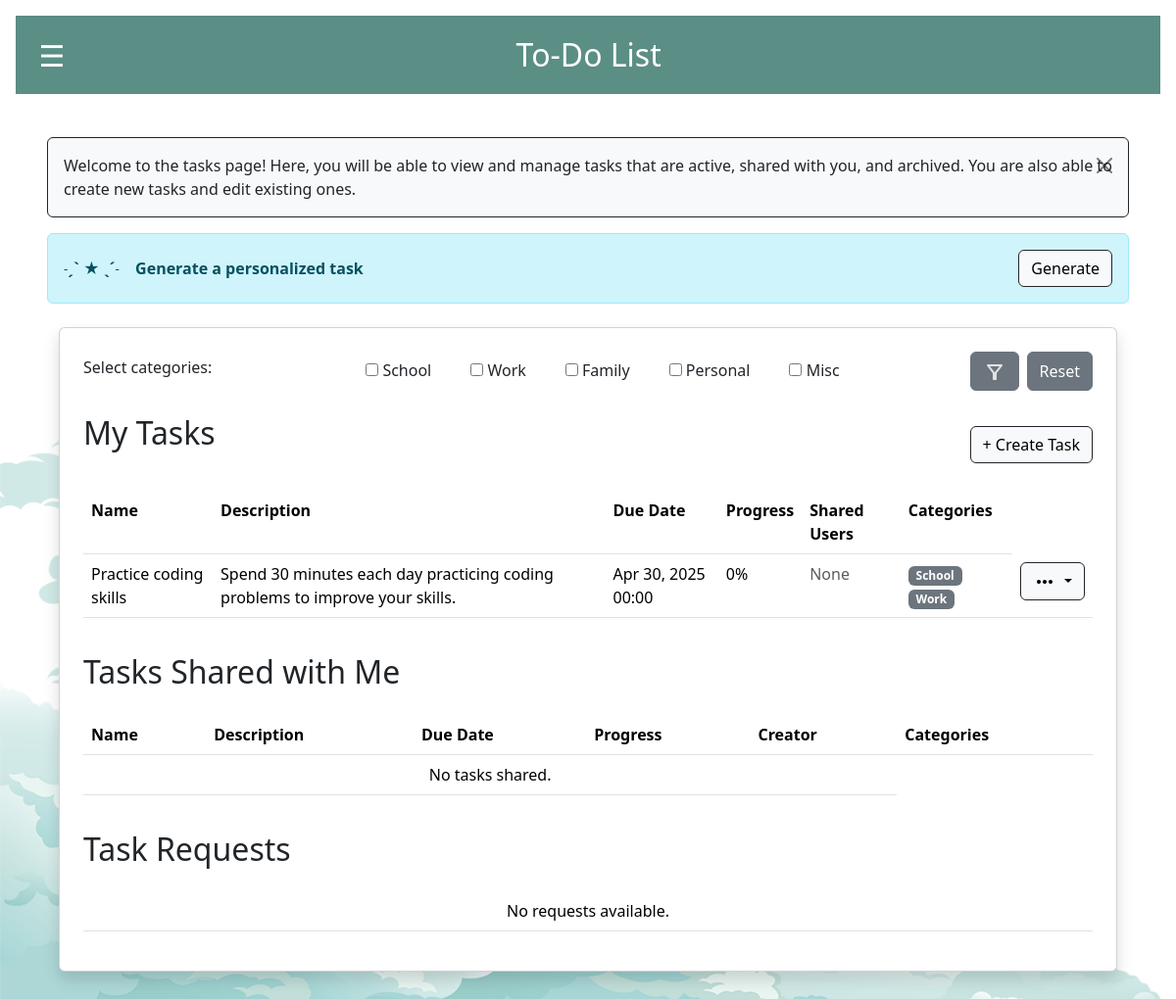
Page /tasks/ (signed in) on the earlier database version.
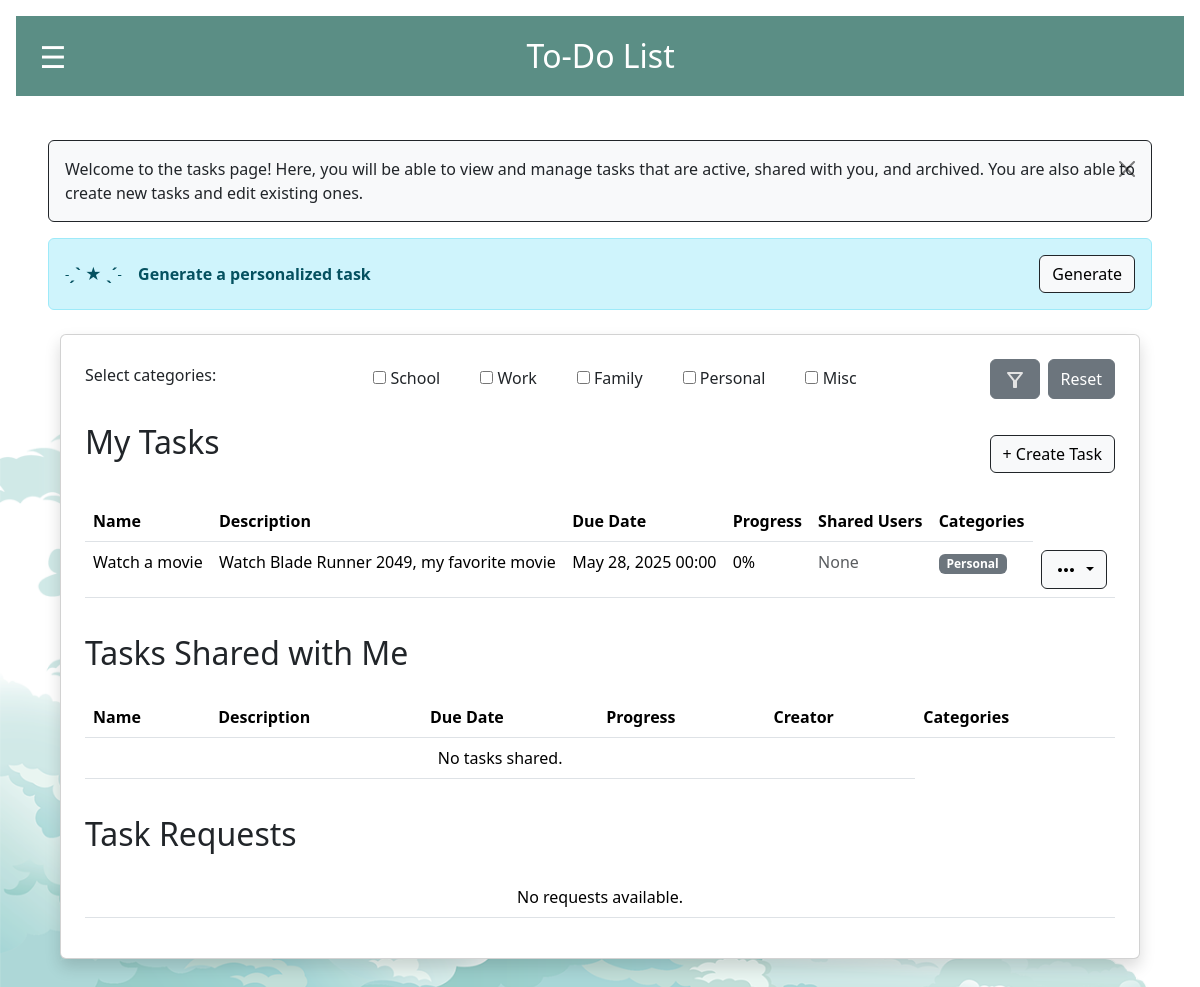
Same page on the later database version.
### todoapp/models.py (models this page shows, shortened)
class Category(models.Model):
    name = models.CharField(max_length=50)
    objects = models.Manager()
    def __str__(self):
        return str(self.name or "")

class Task(models.Model):
    name = models.CharField(max_length=255)
    objects = models.Manager()
    creator = models.ForeignKey(User, on_delete=models.CASCADE)
    description = models.TextField()
    due_date = models.DateTimeField()
    progress = models.IntegerField(default=0)
    is_completed = models.BooleanField(default=False)
    is_archived = models.BooleanField(default=False)
    ignore_archive = models.BooleanField(default=False)
    categories = models.ManyToManyField(Category, related_name="tasks", blank=True)
    assigned_users = models.ManyToManyField(User, related_name="assigned_tasks")
    notifications_enabled = models.BooleanField(default=False)
    NOTIFICATION_TIMES = [
        (10, '10 minutes before'),
        (60, '1 hour before'),
        (1440, '1 day before'),
    ]
    NOTIFICATION_TYPES = [
        ('push', 'Push Notification'),
        ('email', 'Email Notification'),
    ]
    notification_time = models.IntegerField(choices=NOTIFICATION_TIMES, default=60)
    notification_type = models.CharField(
        max_length=10,
        choices=NOTIFICATION_TYPES,
        default='push'
    )

### todoapp/views.py (the view)
# urls.py: path('tasks/', views.task_view, name='task_view'),
@login_required(login_url='/')
def task_view(request):
    task_requests = TaskCollabRequest.objects.filter(to_user=request.user)
    has_task = Task.objects.filter(creator=request.user).exists()
    form, filtered_tasks, shared_filtered_tasks, _ = get_filtered_tasks(request)
    suggestion = get_ai_task_suggestion(request)
    suggested_name        = suggestion.get('name','')        if suggestion else ''
    suggested_description = suggestion.get('description','') if suggestion else ''
    suggested_categories  = suggestion.get('categories',[])  if suggestion else []
    return render(request, 'task_view.html', {
        'my_tasks':             filtered_tasks,
        'shared_tasks':         shared_filtered_tasks,
        'task_requests':        task_requests,
        'form':                 form,
        'has_task':             has_task,
        'suggested_name':       suggested_name,
        'suggested_description':suggested_description,
        'suggested_categories': suggested_categories,
    })

### todoapp/forms.py
class FilterTasksForm(forms.Form):
    user_category_filter = forms.ModelMultipleChoiceField(
        queryset=Category.objects.all(),
        widget=forms.CheckboxSelectMultiple,
        required=False,
        label="Select categories:"
    )

### todoapp/context_processors.py (called while the page is built)
def vapid_key(request):
    return {
        'vapid_key': settings.VAPID_PUBLIC_KEY
    }

### todoapp/views.py (called while the page is built, shortened)
def get_ai_task_suggestion(request):
    if 'generate-task' not in request.GET:
        return None

def get_filtered_tasks(request):
    form = FilterTasksForm(request.GET or None)
    my_filtered_tasks = Task.objects.filter(
        creator=request.user,
        is_archived=False
    )
    shared_filtered_tasks = Task.objects.filter(
        assigned_users=request.user,
        is_archived=False
    )
    filtered_archived_tasks = Task.objects.filter(
        is_archived=True
    ).filter(
        Q(creator=request.user) | Q(assigned_users=request.user)
    ).distinct()
    return form, my_filtered_tasks, shared_filtered_tasks, filtered_archived_tasks

### todoapp/templates/task_view.html (shortened to what the changed rows need)
{% extends 'base.html' %}
{% block content %}
<div class="container mt-4">
    <div class="card p-4 shadow">
        <div class="filter-form">
            <form method="get" title="Select a category to filter all tasks based on their category assignment." name="filter_tasks" class="d-flex justify-content-between align-items-center flex-wrap gap-2">
                <div class="d-flex flex-row flex-wrap gap-3">
                    {% for checkbox in form.user_category_filter %}
                        <div class="form-check">
                            {{ checkbox.tag }}
                            <label class="form-check-label">{{ checkbox.choice_label }}</label>
                        </div>
                    {% endfor %}
                </div>
            </form>
        </div>
        <div class="title-card d-flex justify-content-between align-items-center mt-4 mb-3" style="margin-top:20px;">
            <h2 class="mb-4">My Tasks</h2>
        </div>
        <div class="table-responsive">
            <table class="table">
                <tbody>
                    <tr>
                        <th>Name</th>
                        <th>Description</th>
                        <th>Due Date</th>
                        <th>Progress</th>
                        <th>Shared Users</th>
                        <th>Categories</th>
                    </tr>
                    {% for task in my_tasks %}
                    <tr>
                        <td>{{ task.name }}</td>
                        <td>{{ task.description }}</td>
                        <td>{{ task.due_date|date:"M d, Y H:i" }}</td>
                        <td>{{ task.progress }}%</td>
                        <td>
                            {% for user in task.assigned_users.all %}
                                <span class="badge bg-secondary">{{ user.username }}</span>
                            {% empty %}
                                <span class="text-muted">None</span>
                            {% endfor %}
                        </td>
                        <td>
                            {% for category in task.categories.all %}
                                <span class="badge bg-secondary">{{ category.name }}</span>
                            {% empty %}
                                <span class="text-muted">None</span>
                            {% endfor %}
                        </td>
                        <td>
                            <div class="btn-group">
                                <button type="button" class="custom-dark-button dropdown-toggle" data-bs-toggle="dropdown" aria-haspopup="true" aria-expanded="false">
                                </button>
                            </div>
                        </td>
                    </tr>
                    {% empty %}
                    <tr>
                        <td colspan="5" class="text-center">No tasks available.</td>
                    </tr>
                    {% endfor %}
                </tbody>
            </table>
        </div>
        <div class="title-card">
            <h2 class="mb-4" style="margin-top:20px;">Tasks Shared with Me</h2>
        </div>
        <div class="table-responsive">
            <table class="table">
                    <tr>
                        <th>Name</th>
                        <th>Description</th>
                        <th>Due Date</th>
                        <th>Progress</th>
                        <th>Creator</th>
                        <th>Categories</th>
                    </tr>
            </table>
        </div>
        <div class="title-card">
            <h2 class="mb-4" style="margin-top: 20px;">Task Requests</h2>
        </div>
    </div>
</div>
{% endblock %}

Differences in the rows shown:
removed Task: name "Practice coding skills", description "Spend 30 minutes each day practicing coding problems to improve your skills.", due_date "Apr 30, 2025 00:00", progress "0", Category (name "School"), Category (name "Work")
added Task: name "Watch a movie", description "Watch Blade Runner 2049, my favorite movie", due_date "May 28, 2025 00:00", progress "0", Category (name "Personal")
